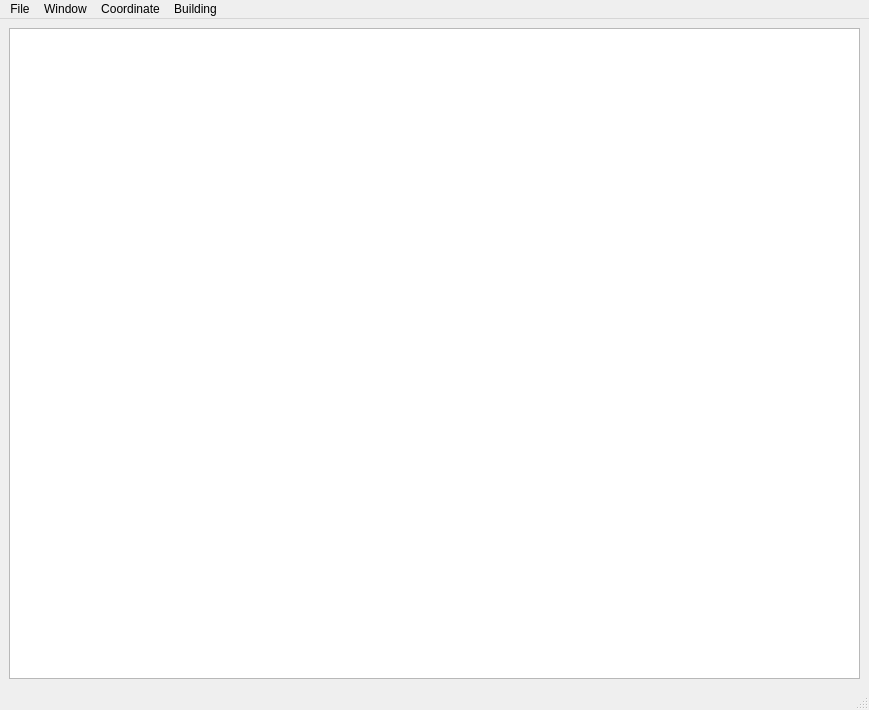
<?xml version="1.0" encoding="UTF-8"?>
<ui version="4.0">
  <class>DFStructure_Window</class>
  <widget class="QMainWindow" name="DFStructure_Window">
    <property name="geometry">
      <rect>
        <x>0</x>
        <y>0</y>
        <width>869</width>
        <height>710</height>
      </rect>
    </property>
    <property name="windowTitle">
      <string/>
    </property>
    <widget class="QWidget" name="centralwidget">
      <layout class="QHBoxLayout" name="horizontalLayout">
        <item>
          <widget class="QTreeView" name="treeView"/>
        </item>
      </layout>
    </widget>
    <widget class="QMenuBar" name="menubar">
      <property name="geometry">
        <rect>
          <x>0</x>
          <y>0</y>
          <width>869</width>
          <height>25</height>
        </rect>
      </property>
    <widget class="QMenu" name="menuFile">
      <property name="title">
        <string>File</string>
      </property>
      <addaction name="actionExit"/>
    </widget>
    <widget class="QMenu" name="menuWindow">
      <property name="title">
        <string>Window</string>
      </property>
      <addaction name="actionOpen_in_new_window"/>
      <addaction name="actionOpen_in_hex_viewer"/>
      <addaction name="actionOpenPointer_in_hex_viewer"/>
    </widget>
    <widget class="QMenu" name="menuCoordinate">
      <property name="title">
        <string>Coordinate</string>
      </property>
      <addaction name="actionLocate_in_fortress"/>
    </widget>
    <widget class="QMenu" name="menuBuilding">
      <property name="title">
        <string>Building</string>
      </property>
      <addaction name="actionLocate_building_in_fortress"/>
    </widget>
    <addaction name="menuFile"/>
    <addaction name="menuWindow"/>
    <addaction name="menuCoordinate"/>
    <addaction name="menuBuilding"/>
  </widget>
  <widget class="QStatusBar" name="statusbar"/>
    <action name="actionExit">
      <property name="text">
        <string>Exit</string>
      </property>
    </action>
    <action name="actionOpen_in_new_window">
      <property name="text">
        <string>Open in new Window</string>
      </property>
    </action>
    <action name="actionOpen_in_hex_viewer">
      <property name="text">
        <string>Open address in hex viewer</string>
      </property>
    </action>
    <action name="actionOpenPointer_in_hex_viewer">
      <property name="text">
        <string>Open destination address in hex viewer</string>
      </property>
    </action>
    <action name="actionLocate_in_fortress">
      <property name="text">
        <string>Locate in fortress</string>
      </property>
    </action>
    <action name="actionLocate_building_in_fortress">
      <property name="text">
        <string>Locate in fortress</string>
      </property>
    </action>
  </widget>
 <resources/>
 <connections/>
</ui>
